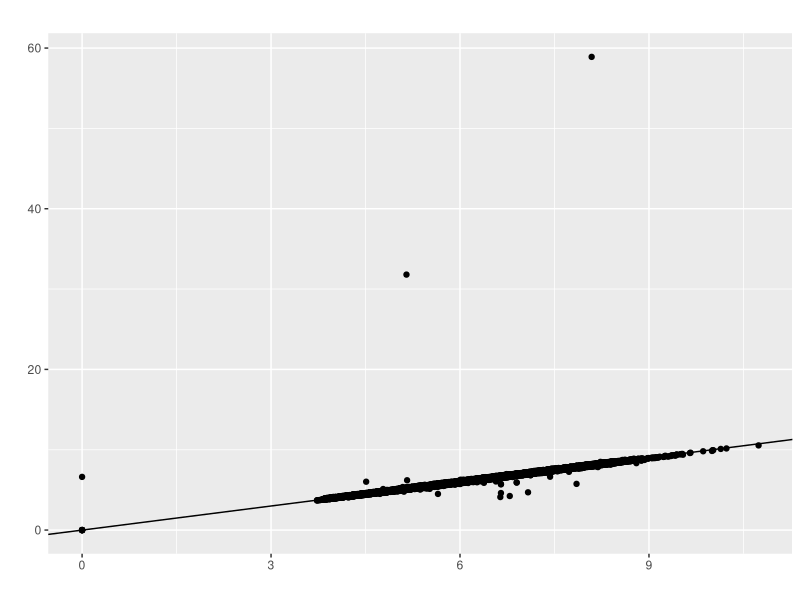
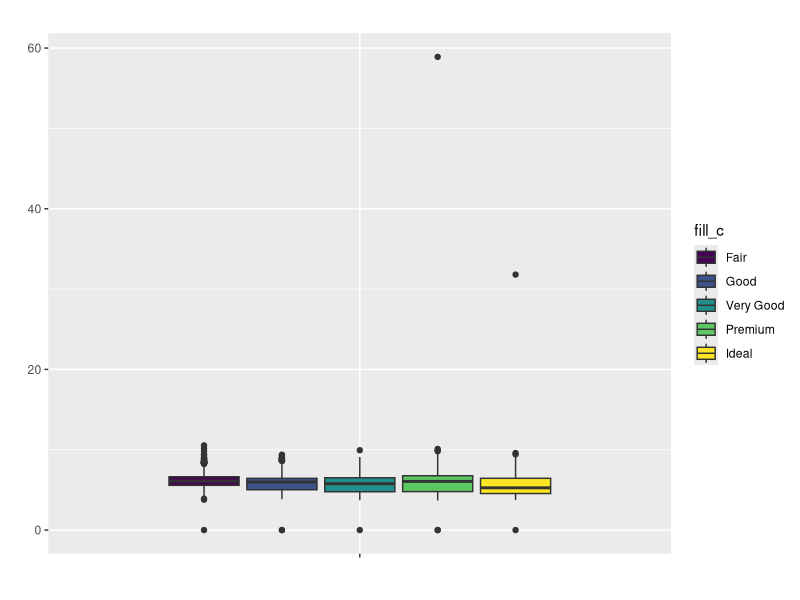
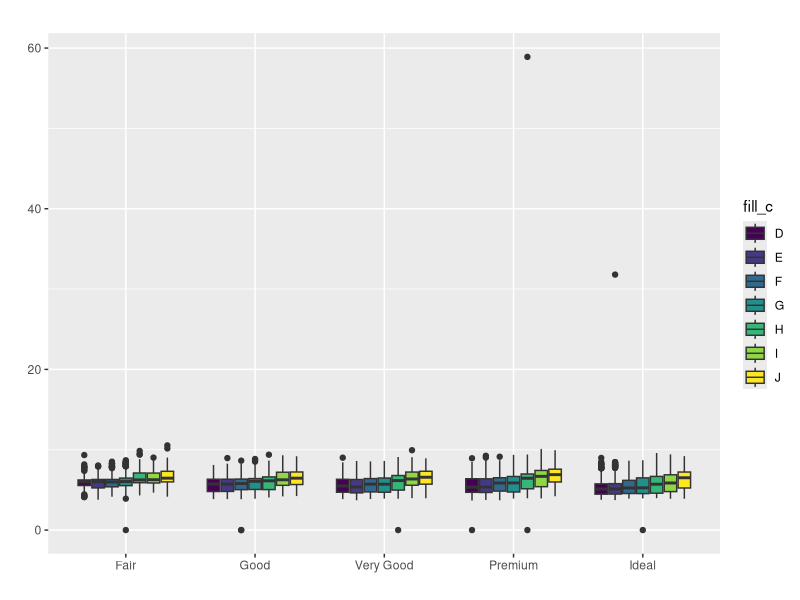
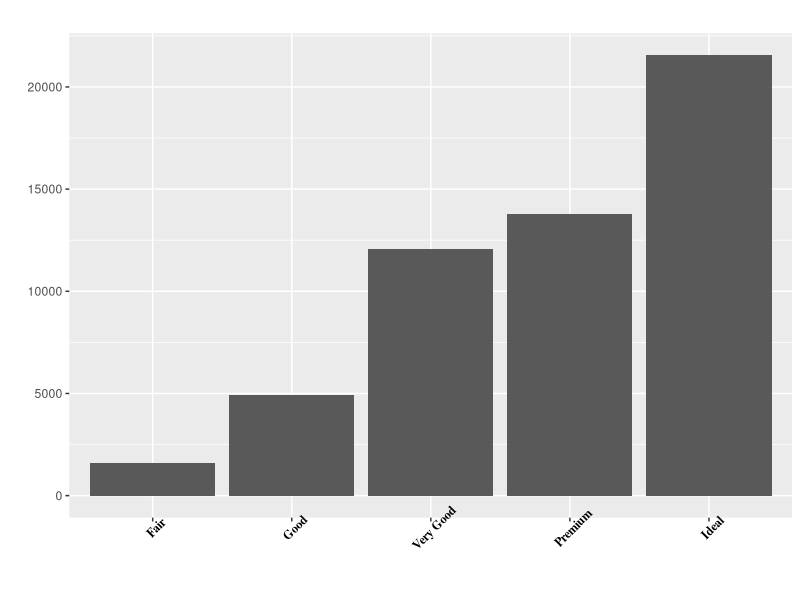
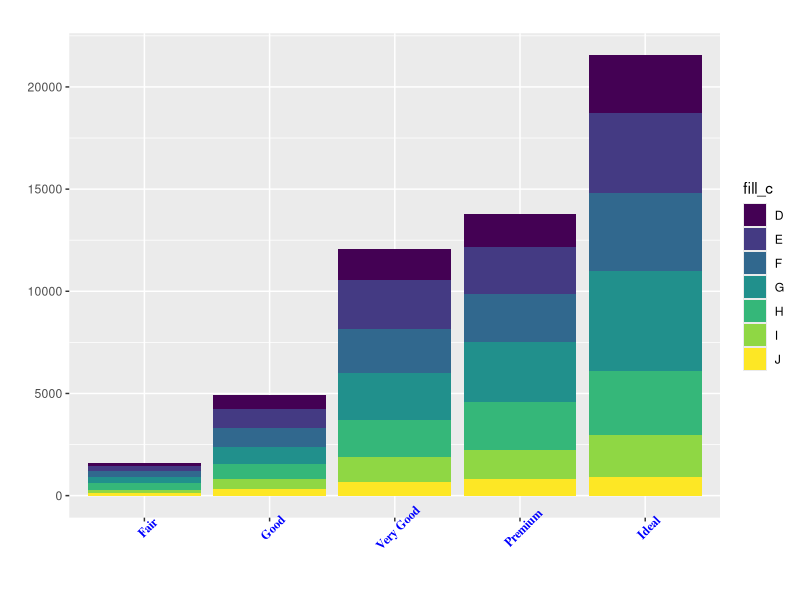
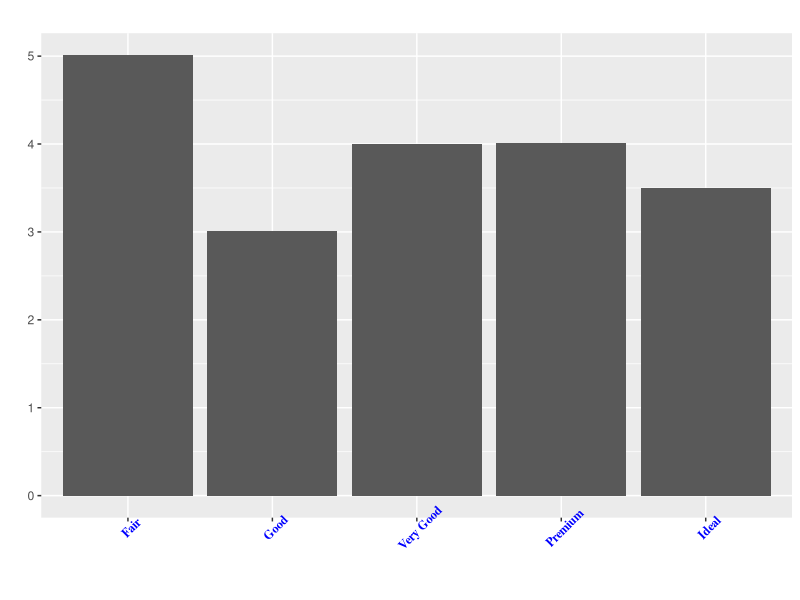

The R source for these figures, in order:
## ---- chunk 1
knitr::opts_chunk$set(echo = TRUE)
## ---- chunk 2
library(ggplot2)
my_scatterplot <- function(dat, x_c, y_c) {
  scatterpl <- ggplot(dat, aes(x_c, y_c)) + geom_point() +
    geom_abline() +
    ggtitle(label= "") +
    xlab(label= "") +
    ylab(label = "")
  return(scatterpl)
}
my_scatterplot(diamonds, diamonds$x, diamonds$y)
## ---- chunk 3
#Boxplot with a numeric and factor variable


my_boxplot <- function(dat, fill_c, y_c) {
  boxplott <- ggplot(data = dat,mapping = aes(y = y_c, fill = fill_c,x = "")) +
    geom_boxplot() +
    ggtitle(label= "") +
    xlab(label= "") +
    ylab(label = "")
    theme_grey()
  return(boxplott)
}
my_boxplot(diamonds, diamonds$cut, diamonds$y)

## ---- chunk 4

#Boxplot with a numeric and 2 factor variables

my_boxplot <- function(dat, x_c, y_c, fill_c) {
  boxplott <- ggplot(data = dat,mapping = aes(y = y_c, fill = fill_c, x = x_c)) +
    geom_boxplot() +
    ggtitle(label= "") +
    xlab(label= "") +
    ylab(label = "")
    theme_grey()
  return(boxplott)
}
my_boxplot(diamonds, diamonds$cut, diamonds$y, diamonds$color)

## ---- chunk 5

#Barplot of one variable

my_barplot <- function(dat, x_c) {
  barplott <- ggplot(data = dat, mapping = aes(x = x_c)) +
    theme(
      axis.text.x = element_text(
        family = "Times",
        angle = 45,
        colour = "black",
        face = "bold"
      )
    ) +
    theme(
      axis.text.x = element_text(
        colour = "black",
        face = "bold",
        family = "Times",
        angle = 45
      )
    ) +
    geom_bar() + 
    ggtitle(label= "") +
    xlab(label= "") +
    ylab(label = "")
  return(barplott)
}

my_barplot(diamonds, diamonds$cut)


## ---- chunk 6
#Barplot with more than two variables
my_barplot <- function(dat, x_c, fill_c) {
  barplott <- ggplot(data = dat,mapping = aes(x = x_c, fill = fill_c)) +
    theme(
      axis.text.x = element_text(
        family = "Times",
        angle = 45,
        colour = "blue",
        face = "bold"
      )
    ) +
    theme(
      axis.text.x = element_text(
        colour = "blue",
        face = "bold",
        family = "Times",
        angle = 45
      )
    ) +
    geom_bar() + 
    ggtitle(label= "") +
    xlab(label= "") +
    ylab(label = "")
  return(barplott)
}
my_barplot(diamonds, diamonds$cut, diamonds$color)


## ---- chunk 7
#Barplot with one factor and a numeric variable
my_barplot <- function(dat, x_c, y_c) {
  barplott <-
    ggplot(data = dat, mapping = aes(x = x_c, y = y_c)) +
    theme(
      axis.text.x = element_text(
        family = "Times",
        angle = 45,
        colour = "blue",
        face = "bold"
      )
    ) +
    theme(
      axis.text.x = element_text(
        colour = "blue",
        face = "bold",
        family = "Times",
        angle = 45
      )
    ) +
    geom_bar(stat = "identity", position = position_dodge()) +
    ggtitle(label= "") +
    xlab(label= "") +
    ylab(label = "")
  return(barplott)
}
my_barplot(diamonds, diamonds$cut, diamonds$carat)


